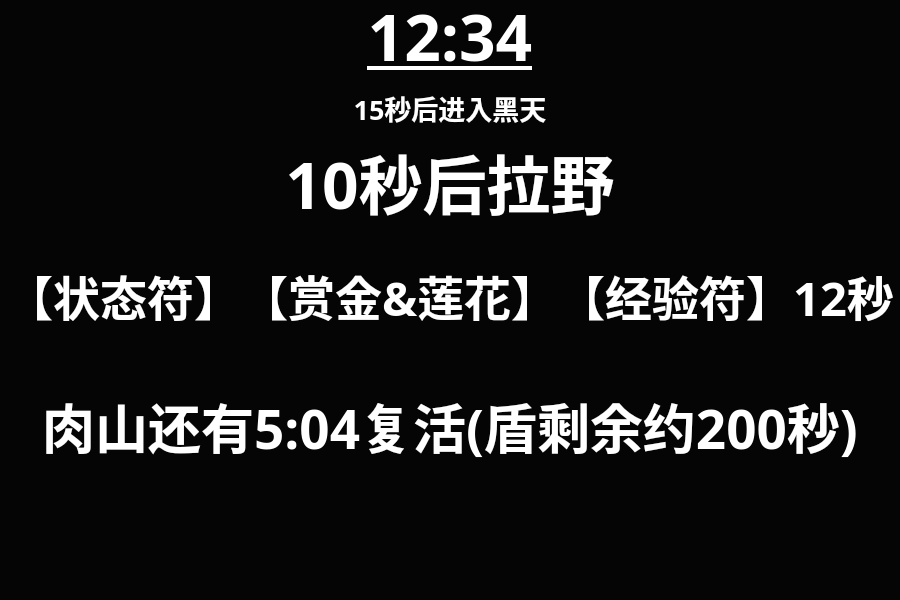
<?xml version="1.0" encoding="UTF-8"?>
<ui version="4.0">
 <class>Dota2ScreenBigTipsDlg</class>
 <widget class="QDialog" name="Dota2ScreenBigTipsDlg">
  <property name="geometry">
   <rect>
    <x>0</x>
    <y>0</y>
    <width>900</width>
    <height>600</height>
   </rect>
  </property>
  <property name="font">
   <font>
    <family>微软雅黑</family>
    <pointsize>10</pointsize>
    <weight>75</weight>
    <bold>true</bold>
   </font>
  </property>
  <property name="windowTitle">
   <string>Dialog</string>
  </property>
  <widget class="QLabel" name="Text_Line_1">
   <property name="enabled">
    <bool>false</bool>
   </property>
   <property name="geometry">
    <rect>
     <x>0</x>
     <y>80</y>
     <width>900</width>
     <height>55</height>
    </rect>
   </property>
   <property name="minimumSize">
    <size>
     <width>50</width>
     <height>0</height>
    </size>
   </property>
   <property name="font">
    <font>
     <family>微软雅黑</family>
     <pointsize>20</pointsize>
     <weight>75</weight>
     <bold>true</bold>
     <underline>false</underline>
    </font>
   </property>
   <property name="cursor">
    <cursorShape>PointingHandCursor</cursorShape>
   </property>
   <property name="styleSheet">
    <string notr="true">color: rgb(255, 255, 255);</string>
   </property>
   <property name="text">
    <string>15秒后进入黑天</string>
   </property>
   <property name="alignment">
    <set>Qt::AlignCenter</set>
   </property>
  </widget>
  <widget class="QLabel" name="Text_GameTime">
   <property name="enabled">
    <bool>false</bool>
   </property>
   <property name="geometry">
    <rect>
     <x>0</x>
     <y>0</y>
     <width>900</width>
     <height>71</height>
    </rect>
   </property>
   <property name="minimumSize">
    <size>
     <width>0</width>
     <height>0</height>
    </size>
   </property>
   <property name="font">
    <font>
     <family>微软雅黑</family>
     <pointsize>48</pointsize>
     <weight>75</weight>
     <bold>true</bold>
     <underline>true</underline>
    </font>
   </property>
   <property name="cursor">
    <cursorShape>PointingHandCursor</cursorShape>
   </property>
   <property name="styleSheet">
    <string notr="true">color: rgb(255, 255, 255);</string>
   </property>
   <property name="text">
    <string>12:34</string>
   </property>
   <property name="alignment">
    <set>Qt::AlignCenter</set>
   </property>
  </widget>
  <widget class="QLabel" name="bg">
   <property name="geometry">
    <rect>
     <x>0</x>
     <y>0</y>
     <width>900</width>
     <height>600</height>
    </rect>
   </property>
   <property name="styleSheet">
    <string notr="true">background-color: rgba(0, 0, 0, 250);</string>
   </property>
   <property name="text">
    <string/>
   </property>
  </widget>
  <widget class="QLabel" name="Text_Line_2">
   <property name="enabled">
    <bool>false</bool>
   </property>
   <property name="geometry">
    <rect>
     <x>0</x>
     <y>350</y>
     <width>900</width>
     <height>151</height>
    </rect>
   </property>
   <property name="minimumSize">
    <size>
     <width>0</width>
     <height>25</height>
    </size>
   </property>
   <property name="font">
    <font>
     <family>微软雅黑</family>
     <pointsize>40</pointsize>
     <weight>75</weight>
     <bold>true</bold>
    </font>
   </property>
   <property name="styleSheet">
    <string notr="true">color: rgb(255, 255, 255);</string>
   </property>
   <property name="text">
    <string>肉山还有5:04复活(盾剩余约200秒)</string>
   </property>
   <property name="alignment">
    <set>Qt::AlignCenter</set>
   </property>
  </widget>
  <widget class="QLabel" name="Text_Line_3">
   <property name="enabled">
    <bool>false</bool>
   </property>
   <property name="geometry">
    <rect>
     <x>0</x>
     <y>130</y>
     <width>900</width>
     <height>101</height>
    </rect>
   </property>
   <property name="minimumSize">
    <size>
     <width>0</width>
     <height>15</height>
    </size>
   </property>
   <property name="font">
    <font>
     <family>微软雅黑</family>
     <pointsize>48</pointsize>
     <weight>75</weight>
     <bold>true</bold>
    </font>
   </property>
   <property name="styleSheet">
    <string notr="true">color: rgb(255, 255, 255);</string>
   </property>
   <property name="text">
    <string>10秒后拉野</string>
   </property>
   <property name="alignment">
    <set>Qt::AlignCenter</set>
   </property>
  </widget>
  <widget class="QLabel" name="Text_Line_4">
   <property name="enabled">
    <bool>false</bool>
   </property>
   <property name="geometry">
    <rect>
     <x>0</x>
     <y>230</y>
     <width>900</width>
     <height>131</height>
    </rect>
   </property>
   <property name="minimumSize">
    <size>
     <width>0</width>
     <height>25</height>
    </size>
   </property>
   <property name="font">
    <font>
     <family>微软雅黑</family>
     <pointsize>35</pointsize>
     <weight>75</weight>
     <bold>true</bold>
    </font>
   </property>
   <property name="styleSheet">
    <string notr="true">color: rgb(255, 255, 255);</string>
   </property>
   <property name="text">
    <string>【状态符】【赏金&amp;莲花】【经验符】12秒</string>
   </property>
   <property name="alignment">
    <set>Qt::AlignCenter</set>
   </property>
  </widget>
  <zorder>bg</zorder>
  <zorder>Text_Line_4</zorder>
  <zorder>Text_Line_3</zorder>
  <zorder>Text_Line_1</zorder>
  <zorder>Text_GameTime</zorder>
  <zorder>Text_Line_2</zorder>
 </widget>
 <resources>
  <include location="img_group.qrc"/>
 </resources>
 <connections/>
</ui>
